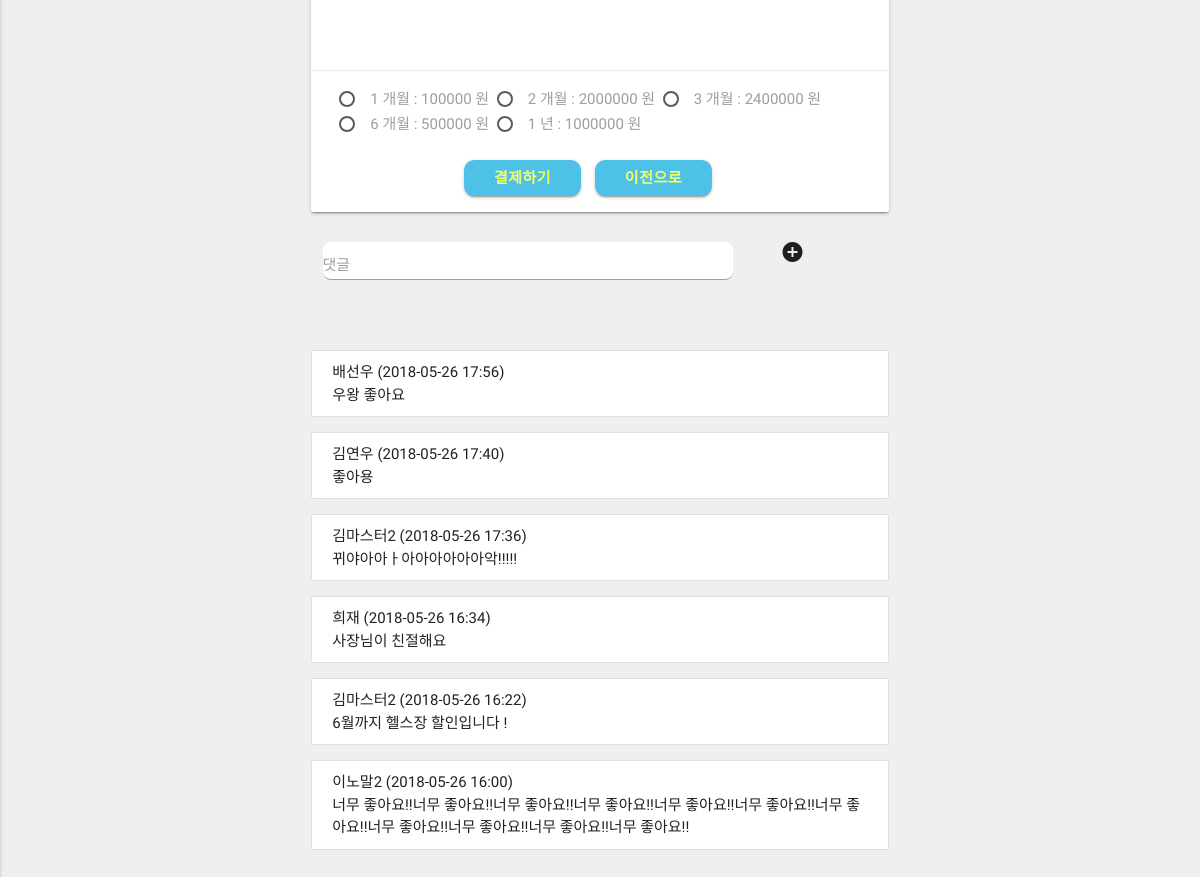
The app's page /healthclub/detail/2/ (lower part), older data.
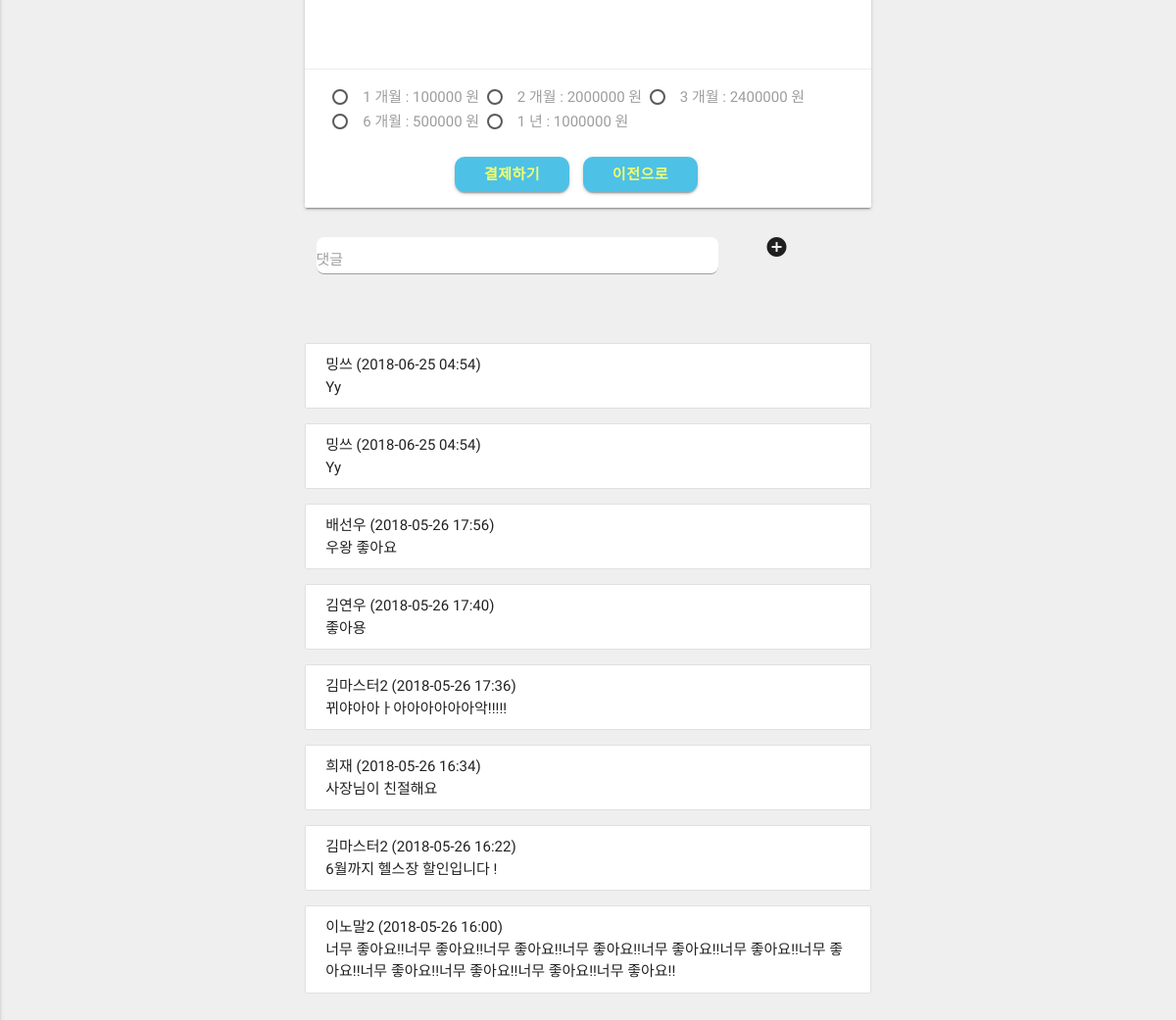
The same page, newer data.
### healthclub/models.py (models this page shows, shortened)
class HealthClubDetailReply(models.Model):
    user = models.ForeignKey(settings.AUTH_USER_MODEL)
    healthclub = models.ForeignKey(HealthClub)
    reply = models.CharField(max_length = 300)
    timestamp = models.DateTimeField(auto_now=True)
    updated = models.DateTimeField(auto_now_add=True)

### profiles/models.py (models this page shows, shortened)
class Profile(models.Model):
    user             = models.OneToOneField(User) # user.profile
    email            = models.CharField(max_length = 120)
    real_name        = models.CharField(max_length = 120, null=True)
    sex              = models.CharField(max_length = 50, null=True)
    followers        = models.ManyToManyField(User, related_name='followers', blank=True)
    following        = models.ManyToManyField(User, related_name='following', blank=True)
    timestamp        = models.DateTimeField(auto_now_add=True)
    updated          = models.DateTimeField(auto_now=True)
    healthclub       = models.ForeignKey(HealthClub, null=True)
    is_health_master = models.BooleanField(default = False)
    exercised        = models.IntegerField(default = 0)
    unit_cash        = models.IntegerField(default = 0)
    cash             = models.IntegerField(default = 0)
    healthclub_price = models.IntegerField(default = 0)
    start_date       = models.DateTimeField(null=True)
    expire_date      = models.DateTimeField(null=True)

### healthclub/views.py (the view)
# urls.py: url(r'^detail/(?P<pk>\d+)/$', HealthClubDetailView.as_view(), name='detail'),
class HealthClubDetailView(DetailView):
    model = HealthClub
    def get_context_data(self, *args, **kwargs):
        context = super(HealthClubDetailView, self).get_context_data(*args, **kwargs)
        healthclub = HealthClub.objects.get(id = self.object.id)
        address_list = healthclub.geometry.split(',')
        lat = address_list[0]
        lng = address_list[1]
        replies = HealthClubDetailReply.objects.filter(healthclub = healthclub).order_by('-timestamp')
        context['replies'] = replies
        context['lat'] = lat
        context['lng'] = lng
        context['GOOGLE_MAP_API_KEY'] = settings.GOOGLE_MAP_API_KEY
        return context

### healthclub/templatetags/healthclub_detail.py (called while the page is built)
@register.filter(name='multiply')
def multiply(value, arg):
    return value*arg

### healthclub/templates/healthclub/healthclub_detail.html (shortened to what this page needs)
{% extends "base.html"  %}
{% load staticfiles %}
{% load healthclub_detail %}
{%block content%}
<div class="row" style="margin-top:30px">
    <div class="col s12 m12 l6">
      <div class="card">
            <div class="card-content">
			  <div  style="width:100%;height:200px;">
				<div id="map"style="width:100%;height:100%;"></div>
			  </div>
            </div>
            <form action="{% url 'healthclub:payment' object.id %}" method="POST">
              <div class="card-action">
              <label for="test1">1 개월 : {{object.price1}} 원</label>
              <label for="test2">2 개월 : {{object.price2}} 원</label>
              <label for="test3">3 개월 : {{object.price3}} 원</label>
              <label for="test6">6 개월 : {{object.price6}} 원</label>
              <label for="test12">1 년 : {{object.price12}} 원</label>
              <br><br>
              <center>
              <button class="btn waves-effect waves-light">결제하기</button>
            </form>
            <a href="{% url 'healthclub:list' %}"><button type = "button" class="btn waves-effect waves-light" style="margin-left:10px">이전으로</button></a>
        </div>
      </div>
      <form method="POST"  id="myForm" action="{% url 'healthclub:healthclub_detail_review_create' object.id %} ">
          <div class="row" style="margin-top:10px">
            <div class="input-field col s9 m9 l9">
              <input id="reply" name="reply" type="text" class="validate">
              <label for="reply">댓글</label>
            </div>
            <div class= "col s1 m2 l2" style="font-size:35px;height:40px;text-align:center;">
              <i class="material-icons" id="submit_button">add_circle</i>
            </div>
          </div>
      </form>
      <br>
      {% for reply in replies  %}
      <ul class="collection">
        <li class="collection-item">
          {{reply.user.profile.real_name}} ({{reply.timestamp|date:'Y-m-d H:i'}})<br> {{reply.reply}}
        </li>
      </ul>
      {% endfor  %}
    </div>
{%endblock content%}

Row changes from the older to the newer data that the page shows:
added HealthClubDetailReply: user.profile.real_name "밍쓰", timestamp "2018-06-25 04:54", reply "Yy"
added HealthClubDetailReply: user.profile.real_name "밍쓰", timestamp "2018-06-25 04:54", reply "Yy"
